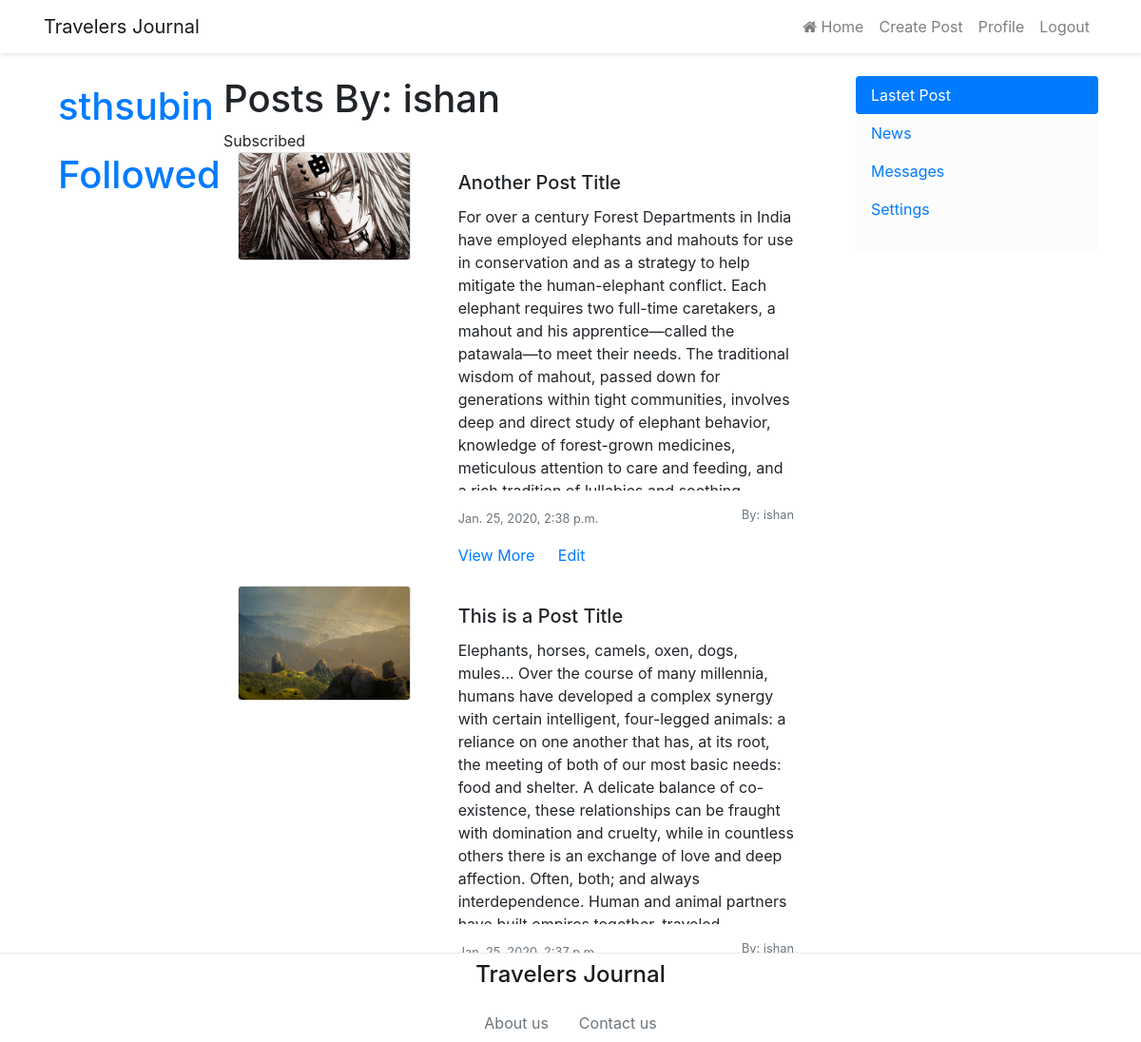
/profile/3 (signed in), run on the app's committed database.
### post/models.py (models this page shows, shortened)
class Posts(models.Model):
    post_title = models.CharField(max_length=200)
    post_content = models.TextField()
    post_images = models.ImageField(default='post_images/default.jpg', upload_to='post_images')
    post_date = models.DateTimeField()
    username = models.ForeignKey(User, on_delete=models.CASCADE)

### user/views.py (the view)
# urls.py: path('profile/<int:USER>', views.viewProfile, name='viewProfile'),
def viewProfile(request, USER):
    if request.user.is_authenticated:
        inst = Posts.objects.filter(username=USER)
        if not inst:
            return HttpResponse(status=404)
        for i in inst:
            inst = i
            break
        if request.user == inst.username:
            return redirect('user:profile')
        elif request.method == 'POST':
            subscribed_by = request.user
            subscribed_to = inst.username
            follow_obj = Follow(subscribed_to=subscribed_to,subscribed_by=subscribed_by, time=datetime.datetime.now())
            follow_obj.save()
            return render(request, 'user/subscribed.html')
        else:
            follow = False
            if not Follow.objects.filter(subscribed_by=request.user, subscribed_to=USER):
                follow = True
            postObj = Posts.objects.filter(username=USER).order_by('-post_date')
            return render(request, 'user/viewProfile.html', {'posts': postObj, 'follow': follow})
    else:
        return redirect('user:login')

### user/templates/user/viewProfile.html
{% extends 'base.html' %}
{% block content %}
{% for user in posts|slice:":1" %}
    <h1> Posts By: {{user.username}} </h1>
{% endfor %}
{% if follow %}
    <form method="POST">
        {% csrf_token %}
        <button type="submit">Follow</button>
    </form>
{% else %}
    Subscribed
{% endif %}
{% for p in posts %}
<div class="container">
    <div class="row">
        <div class="col-sm-4">
            <div class="card mb-3" style="max-width: 540px;">
                <img src="{{ p.post_images.url }}" class="card-img" alt="...">
            </div>
        </div>
        <div class="col-sm-8">
            <div class="card-body">
                <h5 class="card-title">{{p.post_title}}</h5>
                <p class="card-text overflow-hidden" style="max-height: 300px;">{{p.post_content}}</p>
                <p class="card-text">
                    <small class="text-muted">{{p.post_date}}</small>
                    <small class="text-muted float-right">By: {{p.username}}</small>
                </p>
                <a href="/post/view/{{p.id}}" class="card-link">View More</a>
                <a href="/post/edit/{{p.id}}" class="card-link">Edit</a>
            </div>
        </div>
    </div>
</div>
{% endfor %}
{% endblock %}

### templates/base.html (shortened to what this page needs)
<!DOCTYPE html>
<html lang="en">
<head>
    <link rel="stylesheet" href="https://cdnjs.cloudflare.com/ajax/libs/font-awesome/4.7.0/css/font-awesome.min.css">
    <link rel="stylesheet" href="https://stackpath.bootstrapcdn.com/bootstrap/4.4.1/css/bootstrap.min.css"
>
</head>
<body>
    <header class="mb-4" style="box-shadow: 0 2px 5px rgba(0,0,0,.1); ">
        <nav class="navbar navbar-expand-lg navbar-light" style="max-width: 1140px; margin: auto;">
            <a class="navbar-brand" href="#">Travelers Journal</a>
            <div class="collapse navbar-collapse d-flex justify-content-end" id="navbarNav">
                <ul class="navbar-nav">
                    <li class="nav-item">
                        <a class="nav-link" href="/post">
                            <i class="fa fa-home" aria-hidden="true"></i>
                            Home
                        </a>
                    </li>
                    <li class="nav-item">
                        <a class="nav-link" href="/post/create">Create Post</a>
                    </li>
                    {% if user.is_authenticated %}
                    <li class="nav-item">
                        <a class="nav-link" href="/profile">Profile</a>
                    </li>
                    <li class="nav-item">
                        <a class="nav-link" href="/logout">Logout</a>
                    </li>
                    {% endif %}
                </ul>
            </div>
        </nav>
    </header>
    <div class="container mb-4">
        <div class="row">
            {% if user.is_authenticated %}
            <div class="col-sm-2">
                <strong class="text-muted text-justify"> <a class="nav-link" href="/profile"><h1>{{ user.username }}</h1></a></strong>
                <strong class="text-muted text-justify"> <a class="nav-link" href="/post/followed/{{ user.username }}"><h1>Followed</h1></a></strong>
            </div>
            {% else %}
            <div class="col-sm-2">
                <strong class="text-muted text-justify"> <a href="/login"> <h1> Login </h1></a> </strong>
            </div>
            {% endif %}
            <div class="col-sm-7">
                {% block content%}
                {% endblock %}
            </div>
            <div class="col-sm-3">
                <div class="nav flex-column nav-pills pb-4" id="v-pills-tab" role="tablist" aria-orientation="vertical"
                    style="background-color: #fcfcfc;">
                    <a class="nav-link active" id="v-pills-home-tab" data-toggle="pill" href="#v-pills-home" role="tab"
                        aria-controls="v-pills-home" aria-selected="true">Lastet Post</a>
                    <a class="nav-link" id="v-pills-profile-tab" data-toggle="pill" href="#v-pills-profile" role="tab"
                        aria-controls="v-pills-profile" aria-selected="false">News</a>
                    <a class="nav-link" id="v-pills-messages-tab" data-toggle="pill" href="#v-pills-messages" role="tab"
                        aria-controls="v-pills-messages" aria-selected="false">Messages</a>
                    <a class="nav-link" id="v-pills-settings-tab" data-toggle="pill" href="#v-pills-settings" role="tab"
                        aria-controls="v-pills-settings" aria-selected="false">Settings</a>
                </div>
            </div>
        </div>
    </div>
    <footer class="page_footer"
        style="position: fixed; bottom:0; border-top: 1px solid #e9e9e9; width: 100%; background-color: #fff; z-index: 100;">
        <a class="nav-item nav-link" href="#" style=" color: rgba(0,0,0,.9); text-align: center;">
            <h1 style="font-size: 24px;">Travelers Journal</h1 s> <span class="sr-only">(current)</span>
        </a>
        <div class="nav justify-content-center">
            <a class="nav-item nav-link text-muted" href="#">About us</a>
            <a class="nav-item nav-link text-muted" href="#">Contact us</a>
        </div>
    </footer>
</body>
</html>

### data on the page
Posts: username "ishan", post_images (picture), post_title "Another Post Title", post_content "For over a century Forest Departments in India have employed elephants and mahouts for use in conservation and as a strategy to help mitigate the human-elephant conflict. Each elephant requires two full-time caretakers, a mahout and his apprentice—called the patawala—to meet their needs. The traditional wisdom of mahout, passed down for generations within tight communities, involves deep and direct study of elephant behavior, knowledge of forest-grown medicines, meticulous attention to care and feeding, and…", post_date "Jan. 25, 2020, 2:38 p.m."
Posts: post_images (picture), post_title "This is a Post Title", post_content "Elephants, horses, camels, oxen, dogs, mules... Over the course of many millennia, humans have developed a complex synergy with certain intelligent, four-legged animals: a reliance on one another that has, at its root, the meeting of both of our most basic needs: food and shelter. A delicate balance of co-existence, these relationships can be fraught with domination and cruelty, while in countless others there is an exchange of love and deep affection. Often, both; and always interdependence. Human and animal partners…", username "ishan"

### other printed values
{{ user.username }} "sthsubin"
